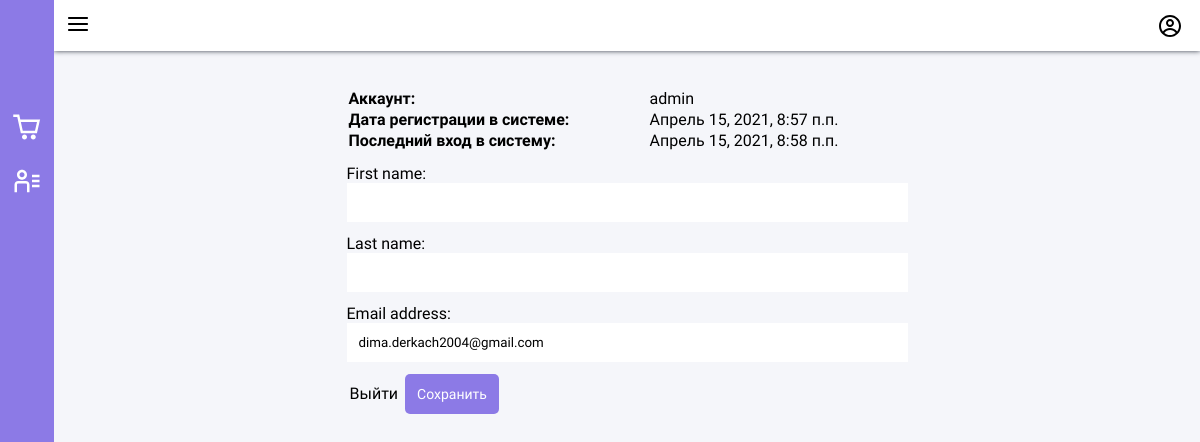
The page /profile/1 on the database as committed earlier.
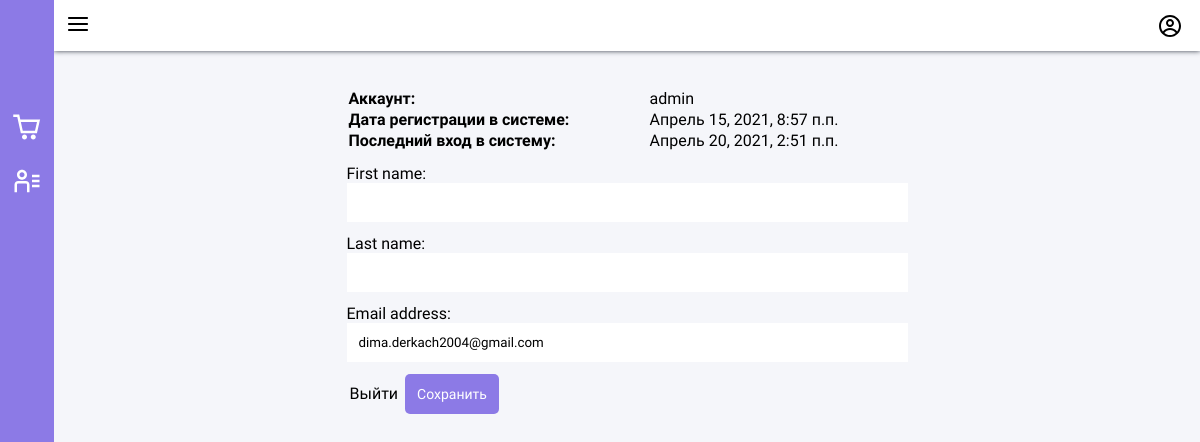
The same page on the database as committed later.
### app/models.py (models this page shows)
class User(AbstractUser):
    pass

### app/views.py (the view)
# urls.py: path('profile/<int:pk>', views.UserProfileView.as_view(), name="profile"),
class UserProfileView(UpdateView, LoginRequiredMixin):
    login_url = reverse_lazy('login')
    redirect_field_name = 'login'
    model = models.User
    form_class = forms.UserProfileForm
    template_name = 'profile_edit.html'
    success_url = reverse_lazy('index')

### app/forms.py (shortened to what this page needs)
class UserProfileForm(forms.ModelForm):
    class Meta:
        model = models.User
        fields = ['first_name', 'last_name', 'email']

### templates/profile_edit.html (shortened to what this page needs)
{% extends 'base.html' %}
{% block content %}
<div class="container">
    <div class="form_wrapper">
        <table style="width: 100%; text-align: left;">
            <tr>
                <th>Аккаунт:</th>
                <td>{{ user.username }}</td>
            </tr>
            <tr>
                <th>Дата регистрации в системе:</th>
                <td>{{ user.date_joined }}</td>
            </tr>
            <tr>
                <th>Последний вход в систему:</th>
                <td>{{ user.last_login }}</td>
            </tr>
        </table>
        <form method="POST">
            {{form}}
            <div>
                <a href="{% url 'logout' %}">Выйти</a>
                <input type="submit" value="Сохранить">
            </div>
        </form>
    </div>
</div>
{% endblock %}

Rows that differ between the two databases and show on the page:
changed User "admin": last_login "Апрель 15, 2021, 8:58 п.п." → "Апрель 20, 2021, 2:51 п.п."
